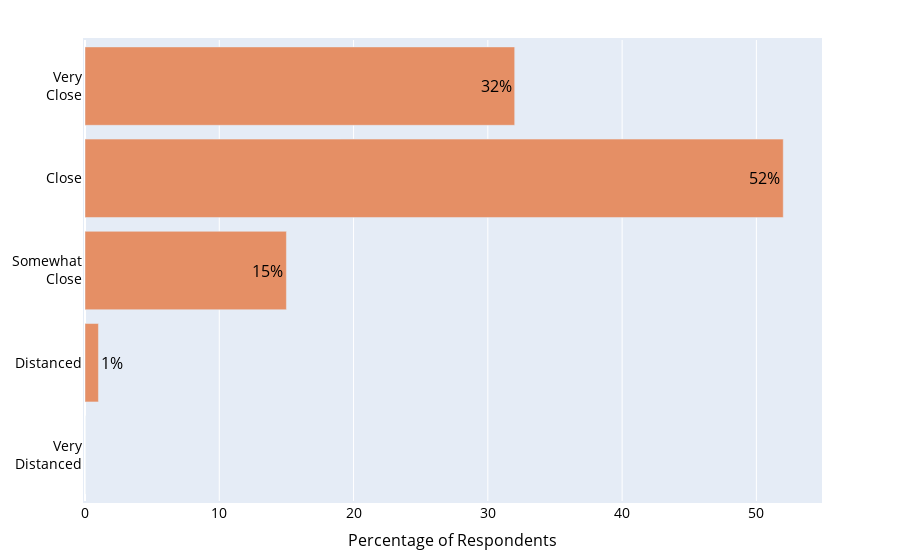

Notebook cell for this chart:
### Markdown cell above
# Slide 1 - How close with MGTE classmates & Main group of friends

### Code cell
top_labels = ['Very<br>Distanced', 'Distanced', 'Somewhat<br>Close', 'Close', 'Very<br>Close']
colors = ['rgb(217,96,37)', 'rgb(222,111,57)', 'rgb(229,143,101)', 'rgb(236,175,145)', 'rgb(236,175,145)']

values = [0, 1, 15, 52, 32]
y_data = ['How close were you with fellow classmates?']

fig = go.Figure(data=[go.Bar(x=values, 
                             y=top_labels, 
                             text=values, 
                             marker_color='rgb(229,143,101)',
                             textfont_color='#000000',
                             orientation='h',
                             textfont_size=16
                             )])
fig.update_layout(
    yaxis=dict(
        #categoryorder='total ascending', 
        color='#000000',
        titlefont_size=16,
        tickfont_size=14
    ), 
    xaxis=dict(
        title='Percentage of Respondents',
        color='#000000',
        titlefont_size=16,
        tickfont_size=14
    ),
    bargap=0.15, 
    margin=dict(l=80, r=80, t=40, b=40, pad=2))
fig.update_traces(texttemplate='%{text}%', textposition='auto')
iplot(fig)
fig.write_image("presentationImages/SOCIAL_S1_CloseToClass_MonoColors.png", width=800, height=800)

### Figure 1 — Plotly figure (JSON) as saved in the notebook; plotly's stock layout.template omitted (floating-point values rounded to 4 significant figures)
{"data": [{"marker": {"color": "rgb(229,143,101)"}, "orientation": "h", "text": ["0", "1", "15", "52", "32"], "textfont": {"color": "#000000", "size": 16}, "textposition": "auto", "texttemplate": "%{text}%", "type": "bar", "x": [0, 1, 15, 52, 32], "y": ["Very<br>Distanced", "Distanced", "Somewhat<br>Close", "Close", "Very<br>Close"]}], "layout": {"bargap": 0.15, "margin": {"b": 40, "l": 80, "pad": 2, "r": 80, "t": 40}, "xaxis": {"color": "#000000", "tickfont": {"size": 14}, "title": {"font": {"size": 16}, "text": "Percentage of Respondents"}}, "yaxis": {"color": "#000000", "tickfont": {"size": 14}, "title": {"font": {"size": 16}}}}}
